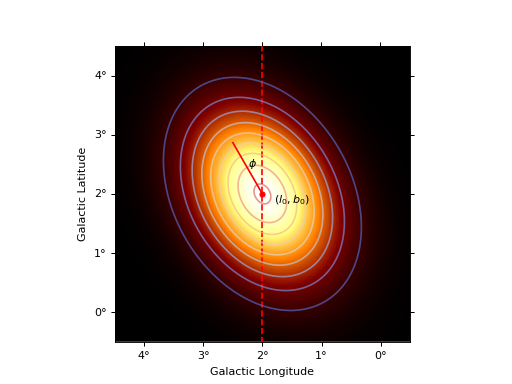

Write Python code to recreate this figure.
import numpy as np
import matplotlib.pyplot as plt
from astropy.coordinates import Angle
from gammapy.modeling.models import GaussianSpatialModel
from gammapy.maps import Map, WcsGeom

m_geom = WcsGeom.create(
    binsz=0.01, width=(5, 5), skydir=(2, 2), coordsys="GAL", proj="AIT"
)
phi = Angle("30 deg")
model = GaussianSpatialModel("2 deg", "2 deg", "1 deg", 0.7, phi, frame="galactic")

coords = m_geom.get_coord()
vals = model(coords.lon, coords.lat)
skymap = Map.from_geom(m_geom, data=vals.value)

_, ax, _ = skymap.smooth("0.05 deg").plot()

transform = ax.get_transform("galactic")
ax.scatter(2, 2, transform=transform, s=20, edgecolor="red", facecolor="red")
ax.text(1.5, 1.85, r"$(l_0, b_0)$", transform=transform, ha="center")
ax.plot([2, 2 + np.sin(phi)], [2, 2 + np.cos(phi)], color="r", transform=transform)
ax.vlines(x=2, color="r", linestyle="--", transform=transform, ymin=-5, ymax=5)
ax.text(2.25, 2.45, r"$\phi$", transform=transform)
ax.contour(skymap.data, cmap="coolwarm", levels=10, alpha=0.6)

plt.show()
